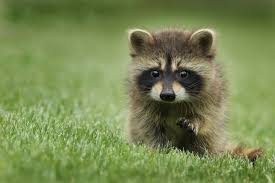
#> input picture animal1.jpg, 275 x 183 px, found by its file name
$ python HumanDetection.py
#> lines starting #> are read from the running program, lines starting #| are printed output that depends on the picture; after the words box and inside, x2 and y2 are one past the last pixel; in counts of white or black regions, pixels touching at a corner belong together
import cv2
import cv2utils


face_cascade=cv2.CascadeClassifier("C:\\Users\\Rahul\\PycharmProjects\\FaceDetection\\haarcascade_frontalface_default.xml")

img=cv2.imread("C:\\Users\\Rahul\\PycharmProjects\\FaceDetection\\animal1.jpg",1)
#> img is the input picture: shape (183, 275, 3); mean B, G, R 83, 136.6, 120.8

gray_img=cv2.cvtColor(img,cv2.COLOR_BGR2GRAY)
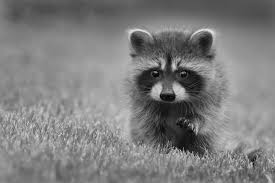
#> gray_img: shape (183, 275); min 0, max 228, mean 125.7

faces=face_cascade.detectMultiScale(gray_img,scaleFactor=1.05,minNeighbors=5)
#> faces = [[114, 48, 87, 87]]


for x,y,w,h in faces:
    img=cv2.rectangle(img,(x,y),(x+w,y+h),(0,255,0),3)
    print("Human is Detected")
else:
    print("Human is not Detected")
#> this loop made 1 pass
#| Human is Detected
#| Human is not Detected
#> pass 1, `img=cv2.rectangle(img,(x,y),(x+w,y+h),(0,255,0),3)`:
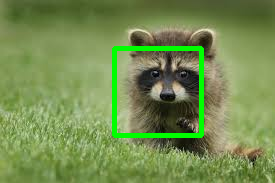
#> img: shape (183, 275, 3); 3.43% of pixels changed, all inside (x1, y1, x2, y2) = (112, 46, 204, 138)

cv2.imshow("Image",img)

cv2.waitKey(0)
cv2.destroyAllWindows()

$ run again, with modiji.jpg copied over animal1.jpg
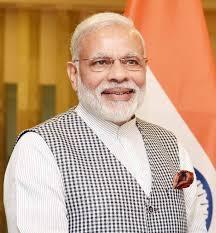
#> input picture modiji.jpg, 216 x 233 px, found by its file name
#> img is the input picture: shape (233, 216, 3); mean B, G, R 133.4, 161.7, 198.7
#> `gray_img=cv2.cvtColor(img,cv2.COLOR_BGR2GRAY)`:
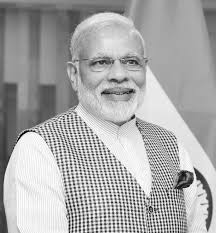
#> gray_img: shape (233, 216); min 0, max 255, mean 169.6
#> faces = [[76, 29, 83, 83]]
#> the loop `for x,y,w,h in faces:` made 1 pass
#> (printed output is left out)
#> pass 1, `img=cv2.rectangle(img,(x,y),(x+w,y+h),(0,255,0),3)`:
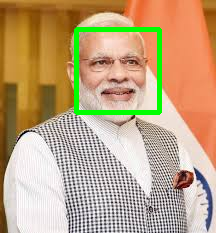
#> img: shape (233, 216, 3); 3.27% of pixels changed, all inside (x1, y1, x2, y2) = (74, 27, 162, 115)
